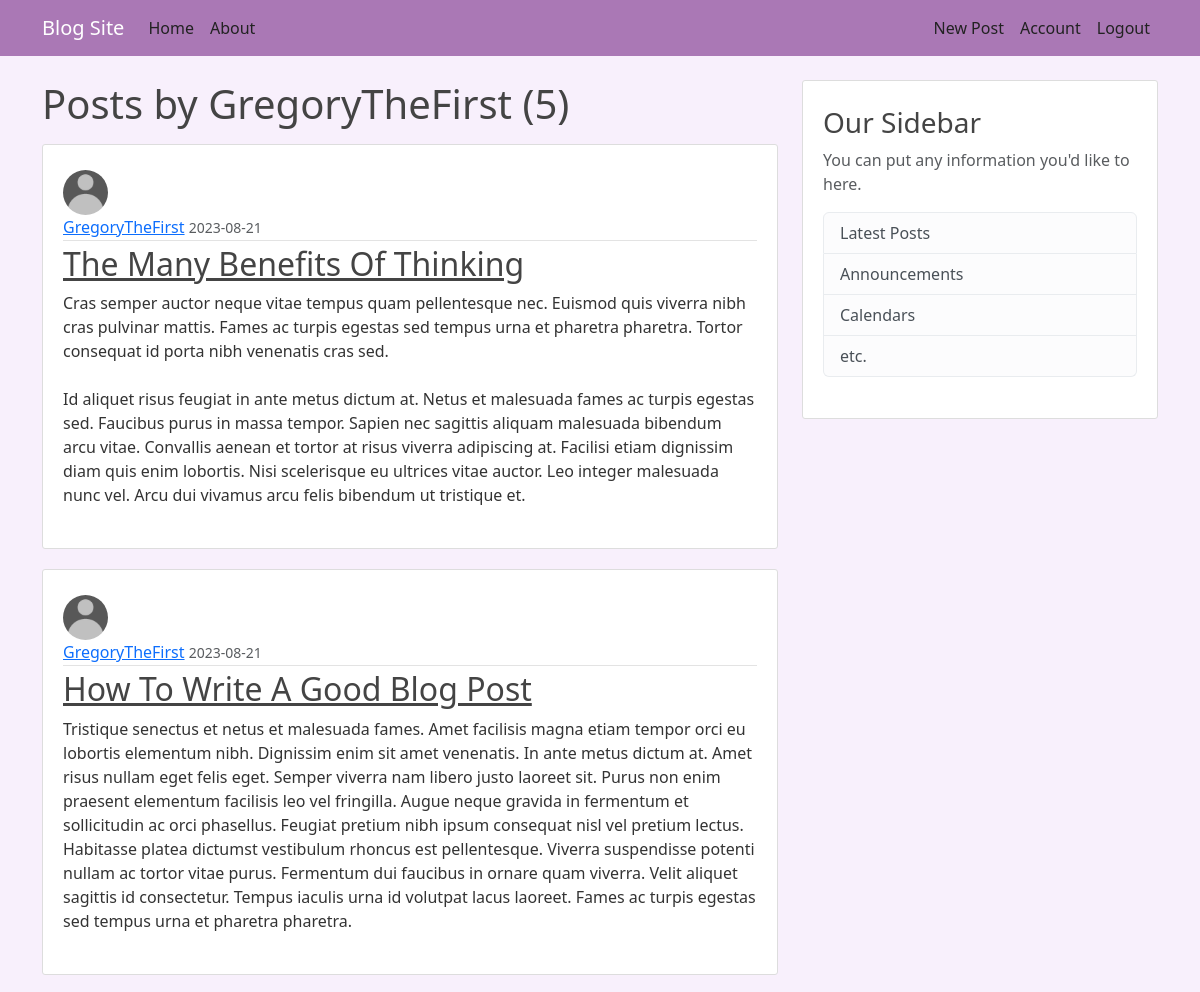
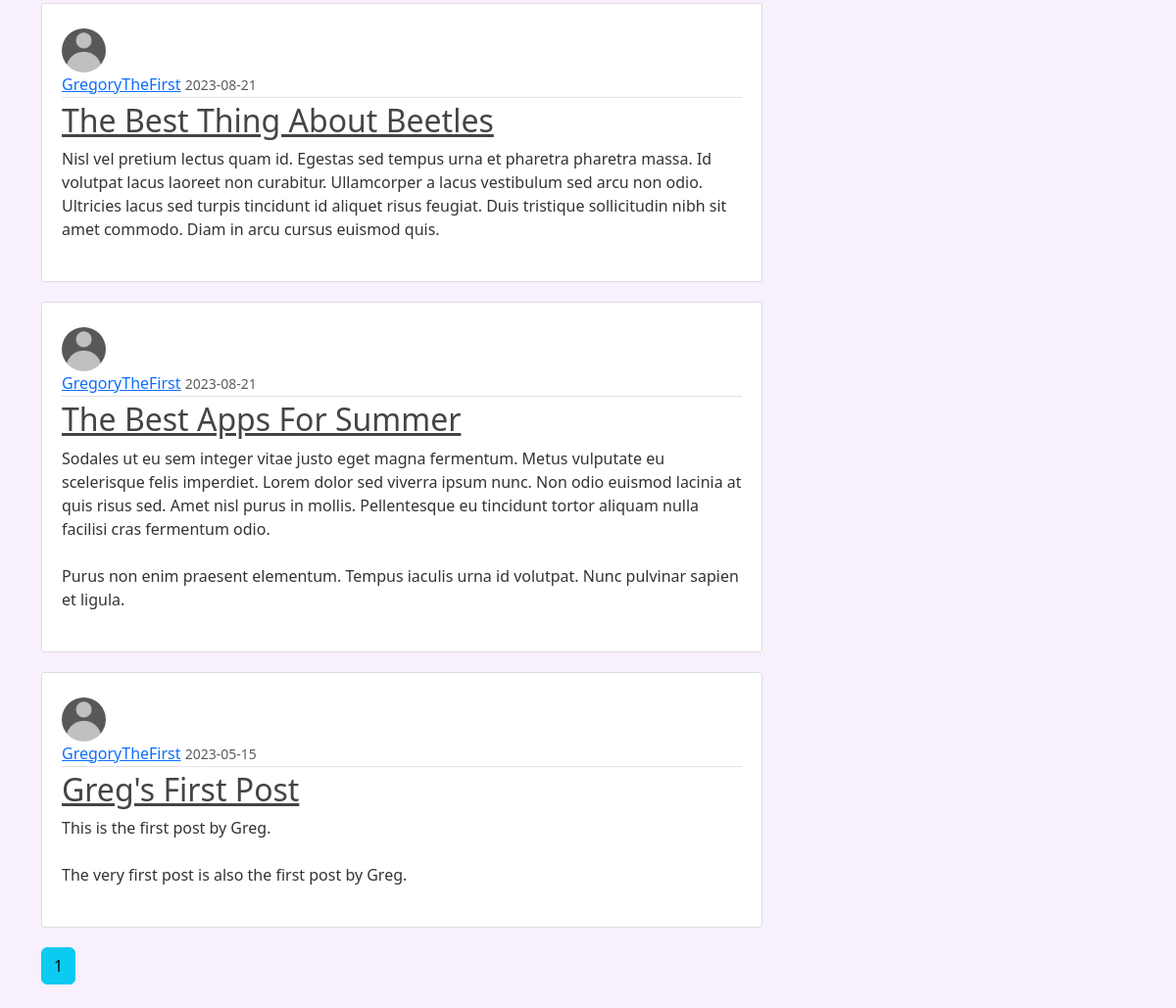
The app's page /user/GregoryTheFirst (signed in) with its own data (2 pictures, top to bottom).
### blog_app/models.py (models this page shows, shortened)
class User(db.Model, UserMixin):
	id = db.Column(db.Integer, primary_key=True)
	username = db.Column(db.String(20), unique=True,nullable=False)
	email = db.Column(db.String(120), unique=True,nullable=False)
	image_file = db.Column(db.String(20), nullable=False, default="default.jpg")
	password =  db.Column(db.String(60), nullable=False)
	posts = db.relationship("Post", backref="author", lazy=True)

class Post(db.Model):
	id = db.Column(db.Integer, primary_key=True)
	title = db.Column(db.String(100), nullable=False)
	date_posted = db.Column(db.DateTime, nullable=False, default=datetime.utcnow)
	content = db.Column(db.Text, nullable=False)
	user_id = db.Column(db.Integer, db.ForeignKey("user.id"), nullable=False)

### blog_app/routes.py (the view)
@app.route("/user/<string:username>")
def user_posts(username):
	page = request.args.get('page', 1, type=int)
	user = User.query.filter_by(username=username).first_or_404()
	posts = Post.query.filter_by(author=user)\
		.order_by(Post.date_posted.desc())\
		.paginate(page=page, per_page=5)
	return render_template("user_posts.html", title="Home", posts=posts, user=user)

### blog_app/models.py (called while the page is built)
@login_manager.user_loader
def load_user(user_id):
	return User.query.get(int(user_id))

### blog_app/templates/user_posts.html
{% extends "layout.html" %}
{% block content %}
    {% if user == current_user %}
        <h1 class="mb-3">My Posts ({{ posts.total }})</h1>
    {% else %}
        <h1 class="mb-3">Posts by {{ user.username }} ({{ posts.total }})</h1>
    {% endif %}
	{% for post in posts.items %}
		<article class="media content-section">
			<img class="rounded-circle article-img" src="{{ url_for('static', filename='profile_pics/' + post.author.image_file) }}">
			<div class="media-body">
				<div class="article-metadata">
					<a class="mr-2" href="{{ url_for('user_posts', username=post.author.username) }}">{{ post.author.username }}</a>
					<small class="text-muted">{{ post.date_posted.strftime("%Y-%m-%d") }}</small>
				</div>
				<h2><a class="article-title" href="{{ url_for('post', post_id=post.id) }}">{{ post.title }}</a></h2>
				<p class="article-content">{{ post.content }}</p>
			</div>
		</article>
	{% endfor %}
	{% for page_num in posts.iter_pages(left_edge=2, right_edge=2, left_current=2, right_current=2) %}
		{% if page_num %}
			{% if posts.page == page_num %}
				<a class="btn btn-info mb-4" href="{{ url_for('user_posts', username=user.username, page=page_num) }}">{{ page_num }}</a>
			{% else %}
				<a class="btn btn-outline-info mb-4" href="{{ url_for('user_posts', username=user.username, page=page_num) }}">{{ page_num }}</a>
			{% endif %}
		{% else %}
			...
		{% endif %}
	{% endfor %}
{% endblock content %}

### blog_app/static/main.css (style rules this page uses)
body { background: #f8f0fc; color: #333333; margin-top: 5rem; }
h1, h2, h3, h4, h5, h6 { color: #444444; }
.content-section { background: #ffffff; padding: 25px 20px; border: 1px solid #dddddd; border-radius: 3px; margin-bottom: 20px; }
.article-title { color: #444444; }
.article-content { white-space: pre-line; }
.article-img { height: 45px; width: 45px; margin-right: 16px; }
.article-metadata { padding-bottom: 1px; margin-bottom: 4px; border-bottom: 1px solid #e3e3e3 }

### records on screen
User: username "GregoryTheFirst"
Post: image_file (placeholder picture), author.username "GregoryTheFirst", date_posted "2023-08-21", title "The Many Benefits Of Thinking", content "Cras semper auctor neque vitae tempus quam pellentesque nec. Euismod quis viverra nibh cras pulvinar mattis. Fames ac turpis egestas sed tempus urna et pharetra pharetra. Tortor consequat id porta nibh venenatis cras sed. Id aliquet risus feugiat in ante metus dictum at. Netus et malesuada fames ac turpis egestas sed. Faucibus purus in massa tempor. Sapien nec sagittis aliquam malesuada bibendum arcu vitae. Convallis aenean et tortor at risus viverra adipiscing at. Facilisi etiam dignissim diam quis enim lobortis. Nisi scelerisque eu ultrices vitae auctor. Leo integer malesuada nunc vel. Arcu dui vivamus arcu felis bibendum ut tristique et."
Post: image_file (placeholder picture), author.username "GregoryTheFirst", date_posted "2023-08-21", title "How To Write A Good Blog Post", content "Tristique senectus et netus et malesuada fames. Amet facilisis magna etiam tempor orci eu lobortis elementum nibh. Dignissim enim sit amet venenatis. In ante metus dictum at. Amet risus nullam eget felis eget. Semper viverra nam libero justo laoreet sit. Purus non enim praesent elementum facilisis leo vel fringilla. Augue neque gravida in fermentum et sollicitudin ac orci phasellus. Feugiat pretium nibh ipsum consequat nisl vel pretium lectus. Habitasse platea dictumst vestibulum rhoncus est pellentesque. Viverra suspendisse potenti nullam ac tortor vitae purus. Fermentum dui faucibus in ornare quam viverra. Velit aliquet sagittis id consectetur. Tempus iaculis urna id volutpat lacus…"
Post: image_file (placeholder picture), author.username "GregoryTheFirst", date_posted "2023-08-21", title "The Best Thing About Beetles", content "Nisl vel pretium lectus quam id. Egestas sed tempus urna et pharetra pharetra massa. Id volutpat lacus laoreet non curabitur. Ullamcorper a lacus vestibulum sed arcu non odio. Ultricies lacus sed turpis tincidunt id aliquet risus feugiat. Duis tristique sollicitudin nibh sit amet commodo. Diam in arcu cursus euismod quis."
Post: image_file (placeholder picture), author.username "GregoryTheFirst", date_posted "2023-08-21", title "The Best Apps For Summer", content "Sodales ut eu sem integer vitae justo eget magna fermentum. Metus vulputate eu scelerisque felis imperdiet. Lorem dolor sed viverra ipsum nunc. Non odio euismod lacinia at quis risus sed. Amet nisl purus in mollis. Pellentesque eu tincidunt tortor aliquam nulla facilisi cras fermentum odio. Purus non enim praesent elementum. Tempus iaculis urna id volutpat. Nunc pulvinar sapien et ligula."
Post: image_file (placeholder picture), author.username "GregoryTheFirst", date_posted "2023-05-15", title "Greg's First Post", content "This is the first post by Greg. The very first post is also the first post by Greg."

### other values on screen
{{ posts.total }} "5"
{{ page_num }} "1"
